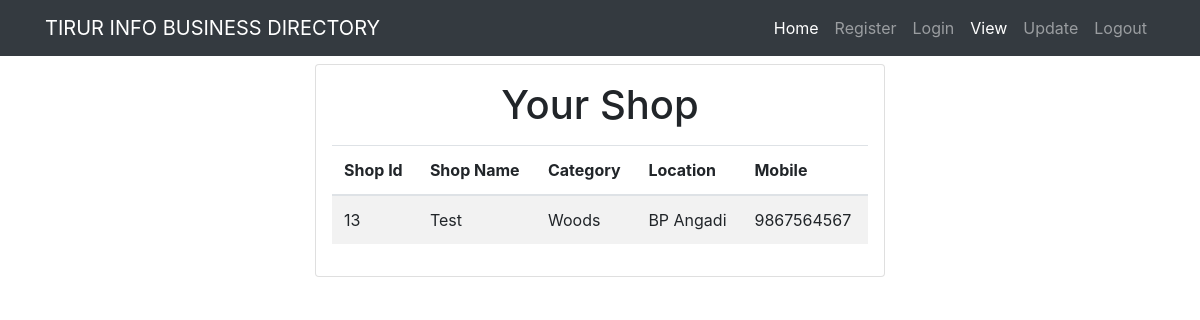
Screenshot of /view.php (signed in) with the database file from the repository.
### tables this page shows
CREATE TABLE `shop` (
  `shopid` int(11) NOT NULL,
  `userid` int(11) NOT NULL,
  `shopname` varchar(50) NOT NULL,
  `category` varchar(30) NOT NULL,
  `place` varchar(45) NOT NULL,
  `mobile` varchar(12) NOT NULL
);

### view.php (the view, shortened to what this page needs)
<!DOCTYPE html>
<html lang="en">
<head>
    <link rel="stylesheet" href="https://maxcdn.bootstrapcdn.com/bootstrap/4.0.0/css/bootstrap.min.css">
    <link rel="stylesheet" href="./tirur.css">
</head>
<body>
    <nav class="navbar navbar-expand-md navbar-dark fixed-top bg-dark">
        <div class="container">
        <a class="navbar-brand" href="index.html">TIRUR INFO BUSINESS DIRECTORY</a>
          <div class="collapse navbar-collapse" id="menu">
            <ul class="navbar-nav ml-auto">
              <li class="nav-item active">
                <a class="nav-link" href="index.html">Home</a>
              </li>
              <li class="nav-item">
                <a class="nav-link" href="register.html">Register</a>
              </li>
              <li class="nav-item">
                <a class="nav-link" href="login.html">Login</a>
              </li>
              <li class="nav-item active">
                <a class="nav-link" href="view.php">View</a>
              </li>
              <li class="nav-item">
                <a class="nav-link" href="update.php">Update</a>
              </li>
              <li class="nav-item">
                <a class="nav-link" href="logout.php">Logout</a>
              </li>
              </ul>
            </div>
    </nav>
<section class="mt-5">
    <div class="container-fluid pt-3">
        <div class="row justify-content-center align-items-center">
            <div class="col-sm-12 col-md-6 col-lg-6 ">
                <div class="card p-3">
                    <h1 class="text-center mb-3">Your Shop</h1>
                    <table class="table table-striped">
  <thead>
    <tr>
      <th scope="col">Shop Id</th>
      <th scope="col">Shop Name</th>
      <th scope="col">Category</th>
      <th scope="col">Location</th>
      <th scope="col">Mobile</th>
    </tr>
  </thead>
  <tbody>
<tr>
    <?php
     $uid = $_SESSION["userid"];
     if($uid){
      $con = mysql_connect("localhost","root","");
      if(!$con){
        die("Could not connect to database".mysql_error());
      } else {
       $sql = "SELECT * FROM  shop WHERE userid='$uid'";
       $result = mysql_query($sql,$con);
       if($row = mysql_fetch_array($result)){
         echo "<td>";
         echo $row["shopid"];
         echo "</td>";
         echo "<td>";
         echo $row["shopname"];
         echo "</td>";
         echo "<td>";
         echo $row["category"];
         echo "</td>";
         echo "<td>";
         echo $row["place"];
         echo "</td>";
         echo "<td>";
         echo $row["mobile"];
         echo "</td>";
       }
      }
     } else {
       echo "<p class='text-center lead text-danger'>You need to authenticate first.</p>";
     }
    ?>
</tr>
  </tbody>
</table>
                </div>
            </div>
        </div>
    </div>
</section>
</body>
</html>

### rows the page displays
shop: shopid "13", shopname "Test", category "Woods", place "BP Angadi", mobile "9867564567"
